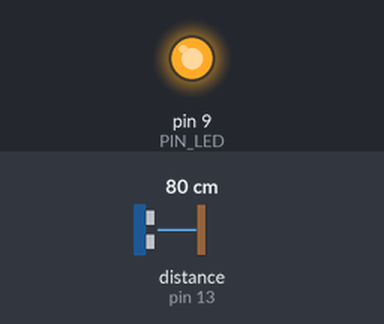
Bench run of a sketch on a simulated Arduino Uno, built with avr-gcc and run on an emulated ATmega328P. Parts: output pins drawn as LEDs (lit = HIGH). Wiring (inferred from the names in the program): ultrasonic range finder: trigger pin 12; echo pin 13. The inputs (shaded band) are chosen by the test bench; at power-on: distance to the obstacle (sensor on pin 13) 80 cm. The echo pulse lasts 58.3 µs per cm; pins used as bus, display or sensor lines are not drawn; what the sketch prints to the serial monitor is not drawn.

Above: at 1.2 s.
1.3 s: distance to the obstacle (sensor on pin 13) set to 4 cm
4.3 s: distance to the obstacle (sensor on pin 13) set to 9 cm
Timing chart, 0 to 7.3 s (numbered marks = the images above; inputs shaded):
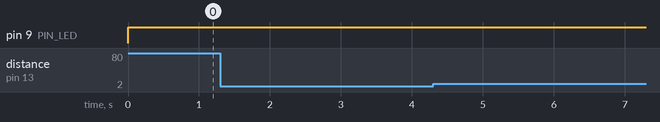

The sketch:

07_example_1.ino
```cpp
// Arduino pin assignment
#define PIN_LED 9
#define PIN_TRIG 12   // sonar sensor TRIGGER
#define PIN_ECHO 13   // sonar sensor ECHO
#define pin A0

// configurable parameters
#define SND_VEL 346.0     // sound velocity at 24 celsius degree (unit: m/sec)
#define INTERVAL 25      // sampling interval (unit: msec)
#define PULSE_DURATION 10 // ultra-sound Pulse Duration (unit: usec)
#define _DIST_MIN 100.0   // minimum distance to be measured (unit: mm)
#define _DIST_MAX 300.0   // maximum distance to be measured (unit: mm)

#define TIMEOUT ((INTERVAL / 2) * 1000.0) // maximum echo waiting time (unit: usec)
#define SCALE (0.001 * 0.5 * SND_VEL) // coefficent to convert duration to distance

void setup() {
  // initialize GPIO pins
  pinMode(PIN_LED, OUTPUT);
  pinMode(PIN_TRIG, OUTPUT);  // sonar TRIGGER
  pinMode(PIN_ECHO, INPUT);   // sonar ECHO
  digitalWrite(PIN_TRIG, LOW);  // turn-off Sonar

  // initialize serial port
  Serial.begin(57600);
}

void loop() {
  float distance = USS_measure(PIN_TRIG, PIN_ECHO); // read distance
  /*
  if ((distance == 0.0) || (distance > _DIST_MAX)) {
      distance = _DIST_MAX + 10.0;    // Set Higher Value
      digitalWrite(PIN_LED, 1);       // LED OFF
  } else if (distance < _DIST_MIN) {
      distance = _DIST_MIN - 10.0;    // Set Lower Value
      digitalWrite(PIN_LED, 1);       // LED OFF
  } else {    // In desired Range
      digitalWrite(PIN_LED, 0);       // LED ON
  }
  */

  if ((distance == 0.0) || (distance > _DIST_MAX)) {
      distance = _DIST_MAX + 10.0;
      analogWrite(PIN_LED, 255);
  } else if (distance < _DIST_MIN) {
      distance = _DIST_MIN - 10.0;
      analogWrite(PIN_LED, 255);
  } else if ((distance > _DIST_MIN) && (distance <= 200.0)) {
      float out = 255.0-((distance - 100.0) * 255.0/100.0);
      analogWrite(PIN_LED, int(out));
  } else if ((distance < _DIST_MAX) && (distance > 200.0)) {
      float out = 0.0+((distance- 200) * 255.0/100.0);
      analogWrite(PIN_LED, int(out));
  }
   // output the distance to the serial port
  Serial.print("Min:");        Serial.print(_DIST_MIN);
  Serial.print(",distance:");  Serial.print(distance);
  Serial.print(",Max:");       Serial.print(_DIST_MAX);
  Serial.println("");

  // do something here
  //delay(50); // Assume that it takes 50ms to do something.

  // wait until next sampling time.
  delay(INTERVAL);
}

// get a distance reading from USS. return value is in millimeter.
float USS_measure(int TRIG, int ECHO)
{
  digitalWrite(TRIG, HIGH);
  delayMicroseconds(PULSE_DURATION);
  digitalWrite(TRIG, LOW);

  return pulseIn(ECHO, HIGH, TIMEOUT) * SCALE; // unit: mm

  // Pulse duration to distance conversion example (target distance = 17.3m)
  // - pulseIn(ECHO, HIGH, timeout) returns microseconds (음파의 왕복 시간)
  // - 편도 거리 = (pulseIn() / 1,000,000) * SND_VEL / 2 (미터 단위)
  //   mm 단위로 하려면 * 1,000이 필요 ==>  SCALE = 0.001 * 0.5 * SND_VEL
  //
  // - 예, pusseIn()이 100,000 이면 (= 0.1초, 왕복 거리 34.6m)
  //        = 100,000 micro*sec * 0.001 milli/micro * 0.5 * 346 meter/sec
  //        = 100,000 * 0.001 * 0.5 * 346
  //        = 17,300 mm  ==> 17.3m
}
```

Measured:
- after the input at 1.3 s, every drawn part: stays the same
- after the input at 4.3 s, every drawn part: stays the same
